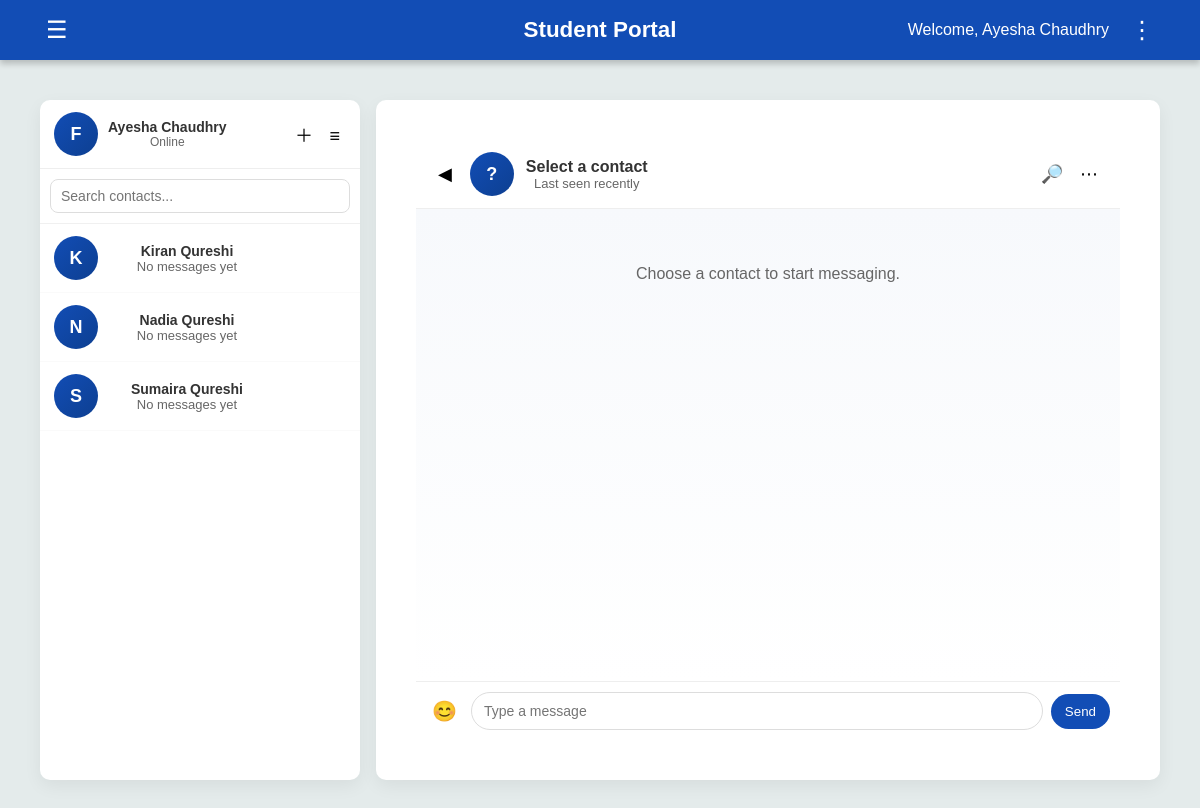
Page /student_inbox (signed in) on the committed database.
### tables this page shows
CREATE TABLE students (
        Roll_No TEXT PRIMARY KEY,
        Name TEXT,
        Gender TEXT,
        DOB TEXT,
        CNIC TEXT,
        Email TEXT,
        Mobile_No TEXT,
        Current_Address TEXT,
        Permanent_Address TEXT,
        Home_Phone TEXT,
        Postal_Code TEXT,
        Password TEXT
    );

CREATE TABLE teachers (
            Teacher_ID TEXT PRIMARY KEY,
            Name TEXT,
            Gender TEXT,
            DOB TEXT,
            CNIC TEXT,
            Email TEXT,
            Mobile_No TEXT,
            Current_Address TEXT,
            Permanent_Address TEXT,
            Home_Phone TEXT,
            Postal_Code TEXT,
            Department TEXT,
            Course_Code TEXT,
            Course_Name TEXT
        );

### app.py (the view)
@app.route('/student_inbox')
def student_inbox():
    if 'user' not in session:
        return redirect(url_for('student_login'))
    sid = session['user']
    conn = sqlite3.connect('flake.db')
    conn.row_factory = sqlite3.Row
    cur = conn.cursor()
    cur.execute("""
        SELECT Roll_No, Name
        FROM students
        WHERE Roll_No = ?
    """, (sid,))
    student = cur.fetchone()
    if not student:
        conn.close()
        flash("Student not found!", "danger")
        return redirect(url_for('student_home'))
    stu_name = student['Name']
    roll_no = student['Roll_No']
    parts = roll_no.split('-')
    dept = None
    if len(parts) >= 2:
        p1 = parts[1]
        if '_' in p1:
            sub = p1.split('_')
            if len(sub) >= 2:
                dept = sub[1]
        else:
            if len(parts) >= 3:
                if '_' in parts[2]:
                    dept = parts[2].split('_')[0]
                else:
                    dept = ''.join([ch for ch in parts[2] if ch.isalpha()])
    if not dept:
        tokens = re.split(r'[_\-]', roll_no)
        for t in tokens:
            if re.fullmatch(r'[A-Za-z]{2,}', t):
                dept = t
                break
    if not dept:
        dept = ''
    cur.execute("""
        SELECT Course_Code
        FROM enrollments
        WHERE Roll_No = ?
    """, (sid,))
    enrolled_courses = [row['Course_Code'] for row in cur.fetchall()]
    if not enrolled_courses:
        contacts = []
        conn.close()
        return render_template('inbox_S.html', user=sid, user_name=stu_name, contacts=contacts)
    placeholders = ','.join(['?' for _ in enrolled_courses])
    query = f"""
        SELECT DISTINCT t.Teacher_ID, t.Name, t.Course_Code, t.Course_Name
        FROM teachers t
        WHERE t.Course_Code IN ({placeholders})
          AND t.Department = ?
    """
    cur.execute(query, tuple(enrolled_courses) + (dept,))
    teachers = cur.fetchall()
    contacts = []
    for t in teachers:
        contacts.append({
            'id': t['Teacher_ID'],
            'name': t['Name'],
            'course_code': t['Course_Code'],
            'course': t['Course_Name'],
            'last_msg': 'No messages yet',
            'last_time': '',
            'unread': 0
        })
    conn.close()
    return render_template(
        'inbox_S.html',
        user=sid,
        user_name=stu_name,
        contacts=contacts
    )

### templates/inbox_S.html (shortened to what this page needs)
{% extends "student_dashboard.html" %}
{% block content %}
<link rel="stylesheet" href="{{ url_for('static', filename='inbox.css') }}">
<div class="inbox-app">
  <aside class="sidebar" id="sidebar">
    <div class="sidebar-header">
      <div class="me">
        <div class="avatar">{{ user[0]|upper }}</div>
        <div class="me-info">
          <div class="me-name">{{ user_name if user_name else user }}</div>
          <div class="me-status">Online</div>
        </div>
      </div>
      <div class="sidebar-actions">
        <button class="icon-btn" id="newChatBtn" title="New chat">＋</button>
        <button class="icon-btn" id="sidebarToggle" title="Toggle">≡</button>
      </div>
    </div>
    <div class="search">
      <input type="search" id="contactSearch" placeholder="Search contacts..." />
    </div>
    <div class="contacts" id="contactsList">
      {% for c in contacts %}
      <div class="contact-item" data-id="{{ c.id }}" data-name="{{ c.name }}">
        <div class="contact-left">
          <div class="contact-avatar">{{ c.name[0]|upper }}</div>
        </div>
        <div class="contact-mid">
          <div class="contact-name">{{ c.name }}</div>
          <div class="contact-last">{{ c.last_msg or "" }}</div>
        </div>
      </div>
      {% else %}
      <div class="no-contacts">No contacts found.</div>
      {% endfor %}
    </div>
  </aside>
  <main class="chat-area" id="chatArea">
    <div class="chat-header" id="chatHeader">
      <div class="header-left">
        <button class="icon-btn" id="backToContacts" title="Back">◀</button>
        <div class="chat-avatar" id="chatAvatar">?</div>
        <div class="chat-meta">
          <div class="chat-name" id="chatName">Select a contact</div>
          <div class="chat-sub">Last seen recently</div>
        </div>
      </div>
      <div class="header-actions">
        <button class="icon-btn" title="Search messages">🔎</button>
        <button class="icon-btn" title="More">⋯</button>
      </div>
    </div>
    <div class="messages-wrap" id="messagesWrap">
      <div class="messages-empty">Choose a contact to start messaging.</div>
    </div>
    <form id="messageForm" class="message-form" autocomplete="off" onsubmit="return false;">
      <button type="button" class="emoji-btn" title="Emoji">😊</button>
      <input type="text" id="messageInput" placeholder="Type a message" />
      <button type="submit" id="sendBtn" class="send-btn">Send</button>
    </form>
  </main>
</div>
{% endblock %}

### templates/student_dashboard.html (shortened to what this page needs)
<!DOCTYPE html>
<html lang="en">
  <head>
    <link
      rel="stylesheet"
      href="{{ url_for('static', filename='portal_template.css') }}"
    />
    <link
      rel="stylesheet"
      href="https://cdnjs.cloudflare.com/ajax/libs/font-awesome/6.5.0/css/all.min.css"
    />
  </head>
  <body>
    <header>
      <button class="left-btn" id="menuToggle">&#9776;</button>
      <h1 class="portal-title"><b>Student Portal</b></h1>
      <div class="user-info">
        <span>Welcome, {{ session.get('user_name', 'Student') }}</span>
        <button class="options-btn" id="optionsToggle">&#8942;</button>
      </div>
    </header>
    <main>
      {% block content %}{% endblock %}
    </main>
  </body>
</html>

### static/portal_template.css (style rules this page uses)
body { margin: 0; font-family: Arial, Helvetica, sans-serif; background-color: #E4EBEB; color: #333; }
header { background-color: #124DB5; display: flex; justify-content: space-between; align-items: center; padding: 15px 40px; color: white; box-shadow: 0 4px 6px rgba(0,0,0,0.2); position: relative; }
.left-btn, .options-btn { background: none; border: none; color: white; font-size: 24px; cursor: pointer; position: relative; }
.user-info { display: flex; align-items: center; gap: 15px; position: relative; }
main { padding: 40px; text-align: center; }
.portal-title { position: absolute; left: 50%; transform: translateX(-50%); font-size: 1.4rem; font-weight: bold; }

### static/inbox.css (style rules this page uses)
.inbox-app { display: flex; height: calc(100vh - 120px); gap: 16px; }
.sidebar { width: 320px; min-width: 220px; background: #fff; border-radius: 10px; box-shadow: 0 6px 18px rgba(0,0,0,0.06); display: flex; flex-direction: column; overflow: hidden; }
.sidebar-header { display: flex; justify-content: space-between; align-items: center; padding: 12px 14px; border-bottom: 1px solid #eee; }
.me { display: flex; gap: 10px; align-items: center; }
.avatar, .contact-avatar, .chat-avatar { width: 44px; height: 44px; border-radius: 50%; background: linear-gradient(135deg,#124DB5,#0d3f91); color: #fff; display:flex; align-items:center; justify-content:center; font-weight:700; font-size:18px; }
.me-info .me-name { font-weight:700; font-size:14px; }
.me-info .me-status { font-size:12px; color:#666; }
.icon-btn { background: none; border: none; font-size: 18px; padding: 6px; cursor: pointer; }
.search { padding: 10px; border-bottom: 1px solid #f0f0f0; }
.search input { width: 100%; padding: 8px 10px; border-radius: 8px; border: 1px solid #ddd; font-size: 14px; }
.contacts { overflow-y: auto; flex: 1 1 auto; }
.contact-item { display: flex; gap: 12px; align-items: center; padding: 12px 14px; cursor: pointer; border-bottom: 1px solid #fafafa; }
.contact-left { flex: 0 0 44px; }
.contact-mid { flex: 1 1 auto; min-width:0; }
.contact-name { font-weight:700; font-size:14px; white-space:nowrap; overflow:hidden; text-overflow:ellipsis; }
.contact-last { font-size:13px; color:#666; white-space:nowrap; overflow:hidden; text-overflow:ellipsis; }
.chat-area { flex: 1 1 auto; background: #fff; border-radius: 10px; display: flex; flex-direction: column; overflow: hidden; box-shadow: 0 6px 18px rgba(0,0,0,0.06); }
.chat-header { padding: 12px 16px; display:flex; align-items:center; justify-content:space-between; border-bottom: 1px solid #eee; }
.header-left { display:flex; align-items:center; gap:12px; }
.chat-meta .chat-name { font-weight:700; font-size:16px; }
.chat-sub { font-size:13px; color:#666; }
.messages-wrap { padding: 16px; flex: 1 1 auto; overflow-y: auto; background: linear-gradient(180deg, #f7f9fc 0%, #ffffff 100%); }
.message-form { display:flex; gap:8px; align-items:center; padding:10px; border-top:1px solid #eee; }
.message-form input[type="text"] { flex: 1 1 auto; padding:10px 12px; border-radius: 20px; border: 1px solid #ddd; font-size:14px; }
.send-btn { background:#124DB5; color:#fff; border:none; padding:10px 14px; border-radius:18px; cursor:pointer; }
.emoji-btn { background:none; border:none; font-size:20px; cursor:pointer; }
.messages-empty { color:#666; text-align:center; margin-top:40px; }

### rows in the picture
students: get "Ayesha Chaudhry", Name "Ayesha Chaudhry"
teachers: Name "K", name "Kiran Qureshi", last_msg "No messages yet"
teachers: Name "N", name "Nadia Qureshi", last_msg "No messages yet"
teachers: Name "S", name "Sumaira Qureshi", last_msg "No messages yet"

### other values in the picture
{{ user[0]|upper }} "F"
